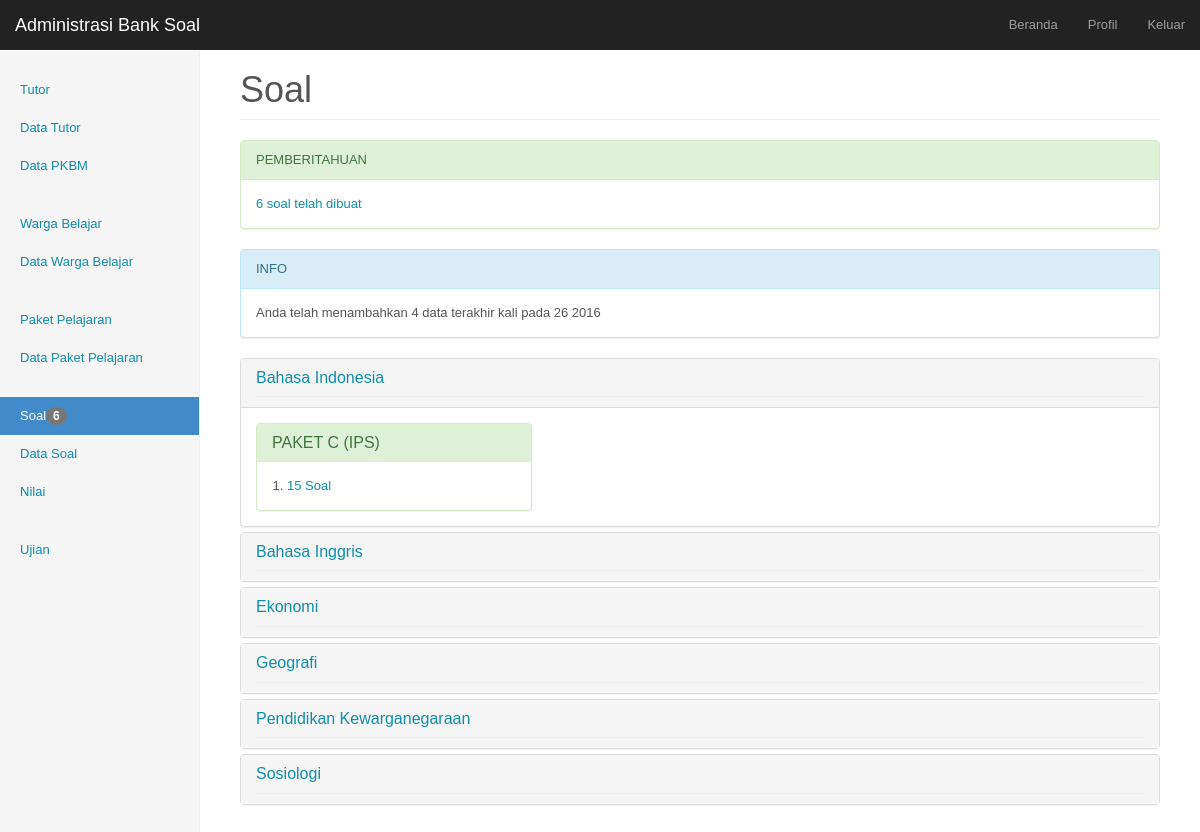
The app's page /admin/index.php?p=soal (signed in) with its own data.
### tables this page shows
CREATE TABLE IF NOT EXISTS `menu` (
  `id_menu` int(2) NOT NULL AUTO_INCREMENT,
  `login` enum('guru','admin','semua') NOT NULL,
  `menu` varchar(250) NOT NULL,
  `link` varchar(450) NOT NULL,
  `tempat` enum('atas','bawah') NOT NULL,
  `level` int(1) NOT NULL,
  PRIMARY KEY (`id_menu`)
);

CREATE TABLE IF NOT EXISTS `paket_pelajaran` (
  `id_paket_pelajaran` int(4) NOT NULL AUTO_INCREMENT,
  `id_paket` int(1) NOT NULL,
  `id_pelajaran` int(4) NOT NULL,
  `id_guru` int(3) NOT NULL,
  `kkm` double NOT NULL,
  `tgl_input` date NOT NULL,
  `penginput` int(3) NOT NULL,
  `lihat` date NOT NULL,
  PRIMARY KEY (`id_paket_pelajaran`)
);

CREATE TABLE IF NOT EXISTS `mata_pelajaran` (
  `id_pelajaran` int(4) NOT NULL AUTO_INCREMENT,
  `mata_pelajaran` varchar(75) NOT NULL,
  PRIMARY KEY (`id_pelajaran`)
);

CREATE TABLE IF NOT EXISTS `paket` (
  `id_paket` int(1) NOT NULL AUTO_INCREMENT,
  `paket` varchar(15) NOT NULL,
  PRIMARY KEY (`id_paket`)
);

CREATE TABLE IF NOT EXISTS `soal_pelajaran` (
  `id_soal_pelajaran` int(3) NOT NULL AUTO_INCREMENT,
  `id_paket_pelajaran` int(4) NOT NULL,
  `penulis` int(3) NOT NULL,
  `tgl_input` date NOT NULL,
  `untuk` enum('latihan','ujian') NOT NULL,
  `lihat` date NOT NULL,
  PRIMARY KEY (`id_soal_pelajaran`)
);

### admin/index.php (called while the page is built)
<?php
	require "halaman.php";
?>

### admin/include/function.php (called while the page is built)
<?php
	function totalbadge($kolom){
		$total=mysql_num_rows(mysql_query("SELECT * FROM $kolom WHERE lihat='0000-00-00'"));
		return $total;
	}
?>

### admin/include/page-soal.php (the view, shortened to what this page needs)
<?php
	$total=totalbadge("soal_pelajaran");
	if($total>0){
		echo "
			<div class=\"panel panel-success\" style=\"cursor:pointer\" id=\"notice-soal\" >
				<div class=\"panel-heading\">PEMBERITAHUAN</div>
				<div class=\"panel-body\"><a href=\"?p=data_soal\">$total soal telah dibuat</a></div>
			</div>
		";
	}
	$bulan=array("","Januari","Februari","Maret","April","Mei","Juni","Juli","Agustus","September","Oktober","November","Desember");
	$querycaritanggalu=mysql_query("SELECT tgl_input FROM soal_pelajaran WHERE penulis='$admin[id_guru]' GROUP BY tgl_input ORDER BY tgl_input DESC");
	$caritanggalu=mysql_fetch_array($querycaritanggalu);
	$banyakdata=mysql_num_rows(mysql_query("SELECT * FROM soal_pelajaran WHERE penulis='$admin[id_guru]' AND tgl_input='$caritanggalu[0]'"));
	$tglinputu=explode("-",$caritanggalu[0]);
	echo "<div class=\"panel panel-info\">
	<div class=\"panel-heading\">INFO</div>
    <div class=\"panel-body\">
	";
	if($banyakdata>0){
		echo "Anda telah menambahkan $banyakdata data terakhir kali pada ".$tglinputu[2] ." ". $bulan[$tglinputu[1]] ." ". $tglinputu[0];
	}
	else {
		echo "Anda belum menambahkan data. ";
	}
	echo "
	</div>
</div>
	<div class=\"panel-group\" id=\"sekolah-group\">
	";
	$in="in";
	$querysekolah=mysql_query("SELECT pp.id_pelajaran, mp.mata_pelajaran, pp.id_paket_pelajaran FROM soal_pelajaran as sp, paket_pelajaran as pp, mata_pelajaran as mp WHERE sp.id_paket_pelajaran=pp.id_paket_pelajaran AND pp.id_pelajaran=mp.id_pelajaran GROUP BY pp.id_pelajaran ORDER BY mp.mata_pelajaran ASC");
	while($sekolah=mysql_fetch_array($querysekolah)){
		echo "<div class=\"panel panel-default\">
			<div class=\"panel-heading\">
				<a data-toggle=\"collapse\" data-parent=\"#sekolah-group\" href=\"#sekolah-$sekolah[0]\"><h3 class=\"sub-header panel-title\">".ucwords($sekolah[1])."</h3></a>
			</div>
			<div id=\"sekolah-$sekolah[0]\" class=\"panel-collapse collapse $in\">
				<div class=\"panel-body\">
					<div class=\"row\">
		";
		$in="";
		$querypaket=mysql_query("SELECT p.id_paket, p.paket FROM paket as p, paket_pelajaran as pp WHERE p.id_paket=pp.id_paket AND pp.id_paket_pelajaran=$sekolah[2] GROUP BY p.id_paket ORDER by p.id_paket ASC");
		while($paket=mysql_fetch_array($querypaket)){
			echo "<div class=\"col-sm-4\">
				<div class=\"panel panel-success\">
					<div class=\"panel-heading\">
						<h3 class=\"panel-title\">PAKET $paket[1]</h3>
					</div>
					<div class=\"panel-body\">
						<ol type='1' style=\"margin:0 0 0 15px; padding:0\">
			";
			$querysoal=mysql_query("SELECT sp.id_soal_pelajaran FROM soal_pelajaran as sp, paket_pelajaran as pp WHERE sp.id_paket_pelajaran=pp.id_paket_pelajaran AND pp.id_paket_pelajaran='$sekolah[2]' ORDER BY sp.id_soal_pelajaran");
			while($soal=mysql_fetch_array($querysoal)){
				$banyaksoal=mysql_num_rows(mysql_query("SELECT * FROM soal WHERE id_soal_pelajaran='$soal[0]'"));
				echo "<li><a href=\"./?p=data_soal&edit=$soal[0]\">$banyaksoal Soal</a></li>
				";
			}
			echo "
						</ol>
					</div>
				</div>
			</div>
			";
		}
		echo "
					</div>
				</div>
			</div>
		</div>
		";
	}
	echo "
	</div>
	";
?>

### admin/halaman.php (shortened to what this page needs)
<?php
	$queryadmin=mysql_query("SELECT * FROM guru WHERE id_guru='$_SESSION[id_admin]'");
	$admin=mysql_fetch_array($queryadmin);
	if($admin['sebagai']=="admin"){
?>
<!DOCTYPE html PUBLIC "-//W3C//DTD XHTML 1.0 Transitional//EN" "http://www.w3.org/TR/xhtml1/DTD/xhtml1-transitional.dtd">
<html xmlns="http://www.w3.org/1999/xhtml">
<head>
<link rel="stylesheet" type="text/css" href="../css/bootstrap.css" />
<link rel="stylesheet" type="text/css" href="../css/jquery-ui-1.10.4.custom.css" />
<link rel="stylesheet" type="text/css" href="css/halaman-style-admin.css" />
<link rel="stylesheet" type="text/css" href="css/eventCalendar.css" />
<link rel="stylesheet" type="text/css" href="css/eventCalendar_theme_responsive.css" />
</head>
<body data-spy="scroll" data-target="#myScrollspy">
	<nav class="navbar navbar-inverse navbar-fixed-top" role="navigation">
      <div class="container-fluid">
        <div class="navbar-header">
          <a class="navbar-brand" href="#">Administrasi Bank Soal</a>
        </div>
        <div id="navbar" class="navbar-collapse collapse">
        	<ul class="nav navbar-nav navbar-right">
        	<?php
				$querymenu=mysql_query("SELECT menu, link FROM menu WHERE (login='semua' OR login='admin') AND tempat='atas' ORDER BY level ASC");
				$pagenow=$_GET['p'];
				while($menu1=mysql_fetch_array($querymenu)){
					$menu=explode("-",$menu1['menu']);
					$link=explode("-",$menu1['link']);
					for($i=0;$i<count($menu);$i++){
						if($link[$i]=="?p=" . $pagenow || $link[$i]==$pagenow)
							echo "<li><a href='#' class='aktif-menu'>$menu[$i]</a></li>";
						else
							echo "<li><a href='$link[$i]'>$menu[$i]</a></li>";
					}
				}
			?>
          	</ul>
        </div>
      </div>
    </nav>
    <div class="container-fluid">
    	<div class="row">
        <div class="col-sm-3 col-md-2 sidebar">
        	<?php
				include "include/function.php";
				$querymenu2=mysql_query("SELECT menu, link FROM menu WHERE (login='semua' OR login='admin') AND tempat='bawah' ORDER BY level ASC");
				while($menu2=mysql_fetch_array($querymenu2)){
					$menu=explode("-",$menu2['menu']);
					$link=explode("-",$menu2['link']);
					echo "<ul class='nav nav-sidebar'>";
					for($i=0;$i<count($menu);$i++){
						if($link[$i]=="?p=".$pagenow || $link[$i]==$pagenow){
							echo "<li class='active'><a href='#'>$menu[$i]";
							if($menu[$i]=="Guru"){
								$total=totalbadge("guru");
								if($total>0){
									echo "<span class=\"badge\">$total</span>";
								}
							}
							else if($menu[$i]=="Siswa"){
								$total=totalbadge("Siswa");
								if($total>0){
									echo "<span class=\"badge\">$total</span>";
								}
							}
							else if($menu[$i]=="Paket Pelajaran"){
								$total=totalbadge("paket_pelajaran");
								if($total>0){
									echo "<span class=\"badge\">$total</span>";
								}
							}
							else if($menu[$i]=="Soal"){
								$total=totalbadge("soal_pelajaran");
								if($total>0){
									echo "<span class=\"badge\">$total</span>";
								}
							}
							echo "</a></li>";
						}
						else{
							echo "<li><a href='$link[$i]'>$menu[$i]
							";
							echo "</a></li>";
						}
					}
					echo "</ul>";
				}
			?>
        </div>
        <div class="col-sm-9 col-sm-offset-3 col-md-10 col-md-offset-2 main">
            <?php require "include/body-isi.php";
			?>
        </div>
    </div >
</body>
</html>
<?php
	}
?>

### admin/include/body-isi.php (shortened to what this page needs)
<?php
	$p=$_GET['p'];
	$l="?p=".$p;
	$header="";
	$pagequery=mysql_query("SELECT menu,link FROM menu WHERE link like '%$l%'");
	$page=mysql_fetch_array($pagequery);
	$m=explode("-",$page['menu']);
	$lin=explode("-",$page['link']);
	for($i=0;$i<count($m);$i++){
		if($lin[$i]==$l){
			$header=$m[$i];
		}
	}
	switch($p){
		case 'soal' :
			echo "<h1 class='page-header'>$header</h1>";
			include "page-soal.php";
			break;
	}
?>

### admin/css/halaman-style-admin.css (style rules this page uses)
body { padding-top: 50px; }
.sub-header { padding-bottom: 10px; border-bottom: 1px solid #eee; }
.navbar-fixed-top { border: 0; }
.sidebar { display: none; }
@media (min-width: 768px) { .sidebar { position: fixed; top: 51px; bottom: 0; left: 0; z-index: 1000; display: block; padding: 20px; overflow-x: hidden; overflow-y: auto; background-color: #f5f5f5; border-right: 1px solid #eee; } }
.nav-sidebar { margin-right: -21px; margin-bottom: 20px; margin-left: -20px; }
.nav-sidebar > li > a { padding-right: 20px; padding-left: 20px; }
.nav-sidebar > .active > a, .nav-sidebar > .active > a:hover, .nav-sidebar > .active > a:focus { color: #fff; background-color: #428bca; }
.main { padding: 20px; }
@media (min-width: 768px) { .main { padding-right: 40px; padding-left: 40px; } }
.main .page-header { margin-top: 0; }

### admin/css/eventCalendar_theme_responsive.css (style rules this page uses)
body { font-family: Arial, "Lucida Grande", sans-serif; font-size: 13px; line-height: 18px; color: #555; background-color:#fff; }
a { color: #0E8EAB }

### records on screen
menu: menu "Beranda", menu "Profil", menu "Keluar"
menu: menu "Tutor", menu "Data Tutor", menu "Data PKBM"
menu: menu "Warga Belajar", menu "Data Warga Belajar"
menu: menu "Paket Pelajaran", menu "Data Paket Pelajaran"
menu: menu "Soal", total "6", menu "Data Soal", menu "Nilai"
menu: menu "Ujian"
paket_pelajaran: id_pelajaran.mata_pelajaran "Bahasa Indonesia"
paket: paket "C (IPS)"
soal_pelajaran: banyaksoal "15"
paket_pelajaran: id_pelajaran.mata_pelajaran "Bahasa Inggris"
paket_pelajaran: id_pelajaran.mata_pelajaran "Ekonomi"
paket_pelajaran: id_pelajaran.mata_pelajaran "Geografi"
paket_pelajaran: id_pelajaran.mata_pelajaran "Pendidikan Kewarganegaraan"
paket_pelajaran: id_pelajaran.mata_pelajaran "Sosiologi"

### other values on screen
$total "6"
$banyakdata "4"
$tglinputu[2] "26"
$tglinputu[0] "2016"
